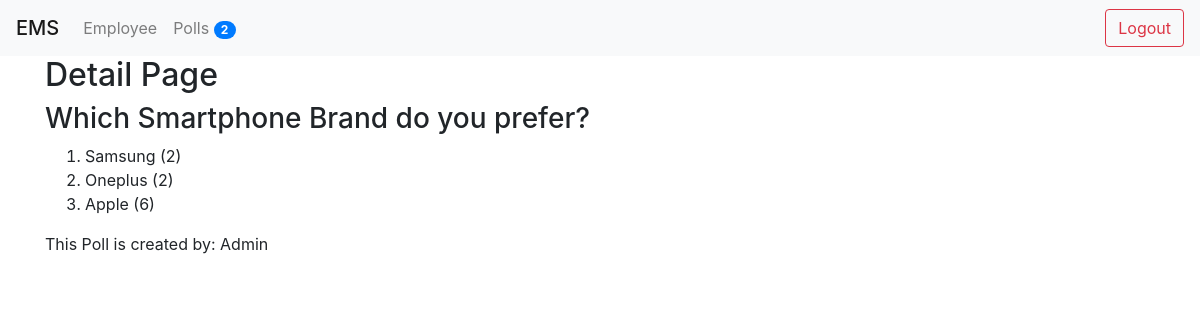
/polls/4/details/ (signed in), run on the app's committed database.
### poll/models.py (models this page shows, shortened)
class Question(models.Model):
    title = models.TextField(null = True, blank=True)
    status = models.CharField(default = "inactive", max_length = 10)
    start_date = models.DateTimeField(null = True, blank = True)
    end_date = models.DateTimeField(null = True, blank = True)
    created_by = models.ForeignKey(User, null = True, blank = True, on_delete = models.CASCADE)
    created_at = models.DateTimeField(auto_now_add = True)
    updated_at = models.DateTimeField(auto_now = True)
    @property
    def choices(self):
        return self.choice_set.all()

class Choice(models.Model):
    question = models.ForeignKey('poll.Question', on_delete = models.CASCADE)
    text = models.TextField(null = True, blank = True)
    created_at = models.DateTimeField(auto_now_add = True)
    updated_at = models.DateTimeField(auto_now = True)
    @property
    def votes(self):
        return self.answer_set.count()

### poll/views.py (the view)
# urls.py: path('<int:id>/details/', employee_details, name = 'employee_details'),
@login_required(login_url="/login/")
def details(request, id = None):
    try:
        question = Question.objects.get(id = id)
    except:
        raise Http404
    context = {}
    context['question'] = question
    return render(request, 'polls/details.html', context)

### poll/context_processors.py (called while the page is built)
def polls_count(request):
    count = Question.objects.count()
    return {'polls_count': count}

### ems/templates/polls/details.html
{% extends 'base.html' %}
{% block content %}
    {% if question %}
        <h2>Detail Page</h2>
        <h3>{{question.title}}</h3>
        <ol>
            {% for choice in question.choices %}
                <li>{{choice.text}} ({{choice.votes}})</li>
            {% empty %}
                <p>No Choice is available for this Question</p>
            {% endfor %}
        </ol>
        <p>This Poll is created by: {{question.created_by.first_name}}</p>
    {% endif %}
{% endblock content%}

### data on the page
Question: title "Which Smartphone Brand do you prefer?", created_by.first_name "Admin"
Choice: text "Samsung", votes "2"
Choice: text "Oneplus", votes "2"
Choice: text "Apple", votes "6"

### other printed values
{{ "employee" | capfirst }} "Employee"
{{ "Polls" | capfirst }} "Polls"
{{ polls_count }} "2"
